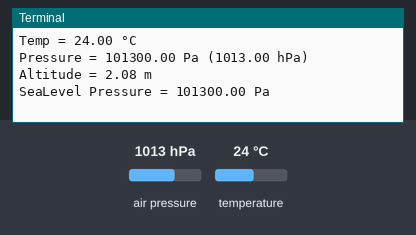
Recording of a program running on a simulated Raspberry Pi (BCM pin numbers). Parts: the last lines printed to the terminal. The inputs (shaded band) are chosen by the test bench; at power-on: air pressure 1013 hPa, temperature 24 °C.

Above: at 1.2 s.
1.3 s: air pressure set to 952 hPa
At 2.6 s:
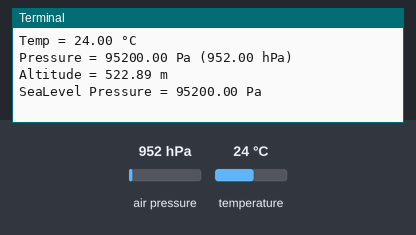
2.8 s: temperature set to 12 °C
4.3 s: air pressure set to 975 hPa
At 6.1 s:
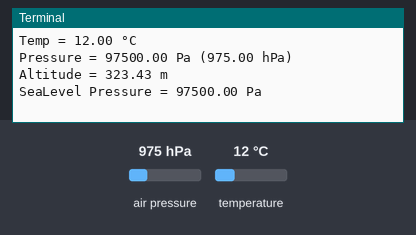
Timing chart, 0 to 7.6 s (numbered marks = the images above; inputs shaded):
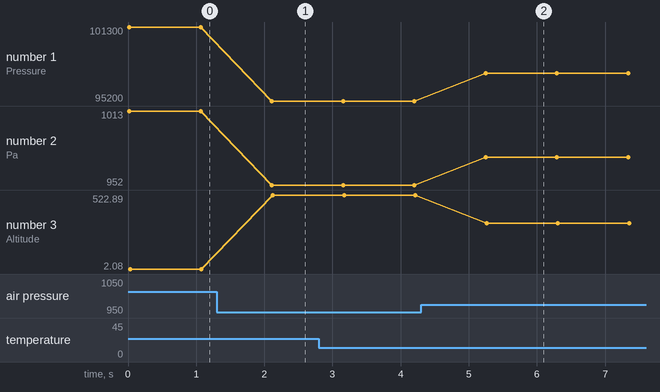

Measured:
- after the input at 1.3 s, the terminal: prints a new line after 0.81 s (image 1)
- after the input at 4.3 s, the terminal: prints a new line after 0.95 s (image 2)
- plotted number 1: 101300 → 95200 after the input at 1.3 s, 95200 → 97500 after the input at 4.3 s
- plotted number 2: 1013 → 952 after the input at 1.3 s, 952 → 975 after the input at 4.3 s
- plotted number 3: 2.08 → 522.89 after the input at 1.3 s, 522.89 → 323.43 after the input at 4.3 s

The program:

basic_101.py
```python
""" Display BMP180 data once per second """

import Adafruit_BMP.BMP085 as BMP085
import time
import signal

# sensor = BMP085.BMP085()
sensor = BMP085.BMP085(busnum=1)

keep_listening: bool = True


def interrupt(sig: int, frame):
    global keep_listening
    print("\nCtrl+C intercepted!")
    keep_listening = False


signal.signal(signal.SIGINT, interrupt)  # callback, defined above.

while keep_listening:
    print('Temp = {0:0.2f} \u00B0C'.format(sensor.read_temperature()))
    pressure: float = sensor.read_pressure()
    print('Pressure = {0:0.2f} Pa ({1:0.2f} hPa)'.format(pressure, pressure / 100))
    print('Altitude = {0:0.2f} m'.format(sensor.read_altitude()))
    print('SeaLevel Pressure = {0:0.2f} Pa'.format(sensor.read_sealevel_pressure()))
    print("")
    time.sleep(1.0)

print("Bye")
```
